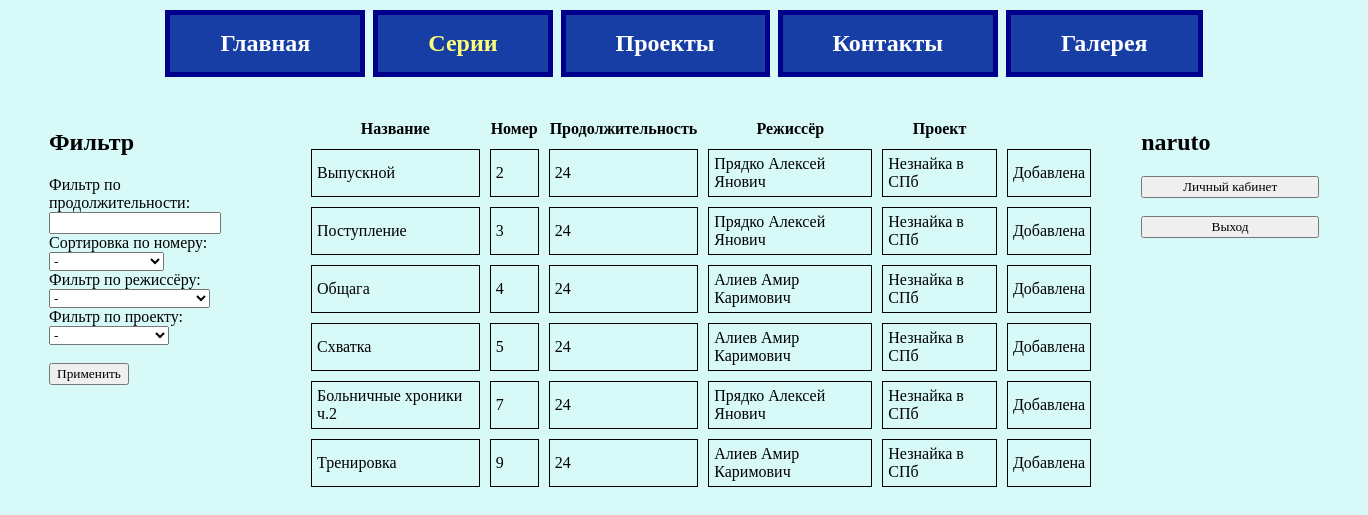
Screenshot of /series.php (signed in) with the database file from the repository.
### tables this page shows
CREATE TABLE `series` (
  `id` int(4) NOT NULL,
  `name` varchar(60) NOT NULL,
  `num` int(3) NOT NULL,
  `duration` int(3) NOT NULL,
  `emp_id` int(4) NOT NULL,
  `project_id` int(4) NOT NULL
);

CREATE TABLE `employees` (
  `id` int(7) NOT NULL,
  `name` varchar(60) NOT NULL,
  `position` varchar(60) NOT NULL,
  `login` varchar(60) NOT NULL,
  `pass` varchar(60) NOT NULL
);

CREATE TABLE `projects` (
  `id` int(4) NOT NULL,
  `name` varchar(60) NOT NULL,
  `genre` varchar(60) NOT NULL,
  `age_limit` varchar(20) NOT NULL,
  `emp_id` int(4) NOT NULL,
  `sponsor_id` int(4) NOT NULL
);

### series.php (the view, shortened to what this page needs)
<!DOCTYPE html>
<html>
<head>
    <link rel="stylesheet" href="style1.css">
    <link rel="stylesheet" href="style2.css">
</head>
<body bgcolor="D7F9F7">
    <link rel="stylesheet" href="style2.css">
    <div class="page">
        <div class="block0">
            <ul class="nav">
                <li><a class="buttons" href="index.php">Главная</a></li>
                <li><a class="mainbuttons" href="series.php">Серии</font></a></li>
                <li><a class="buttons" href="projects.php">Проекты</font></a></li>
                <li><a class="buttons" href="ref.php">Контакты</font></a></li>
        	    <li><a class="buttons" href="sponsors.php">Галерея</font></a></li>
            </ul>
        </div>
        <div class="container">
            <div class="block1" <?php session_start(); if ($_SESSION['user'] == "in"){
                } ?>>
                <h2>Фильтр</h2>
                <form method="GET" action="">
                    <label>Фильтр по продолжительности:</label>
                    <input type="text" name="duration" value="<?php echo isset($_GET['duration']) ? $_GET['duration'] : ''; ?>" />
                    <br>
                    <label>Сортировка по номеру:</label>
                    <select name="sort">
                        <option value="no"<?php if(isset($_GET['sort']) && $_GET['sort'] == 'no') { echo ' selected="selected"'; } ?>>-</option>
                    </select>
                    <br>
                    <?php
                    echo '<label>Фильтр по режиссёру:</label><br>';
                    echo '<select name="rez" id="rez" size="1">';
                    echo '<option value = "no">-</option>';
                    echo '</select>';
                    echo '<br>';
                    echo '<label>Фильтр по проекту:</label><br>';
                    echo '<select name="pro" id="pro" size="1">';
                    echo '<option value = "no">-</option>';
                    echo '</select>';
                    echo '<br><br>';
                    ?>
                    <input type="submit" value="Применить" />
                </form>
            </div>
            <div class="block2">
                    <?php
                include 'db.php';
                $impid= $_SESSION['id_user'];
                $query = "SELECT * FROM series WHERE id IN (SELECT id_ser FROM busket WHERE id_user = $impid)";
                $result = mysqli_query($conn, $query);
                echo '<table>';
                echo '<tr><th>Название</th><th>Номер</th><th>Продолжительность</th><th>Режиссёр</th><th>Проект</th></tr>';
                while ($row = mysqli_fetch_array($result)) {
                    echo '<tr>';
                    echo '<td>' . $row['name'] . '</td>';
                    echo '<td>' . $row['num'] . '</td>';
                    echo '<td>' . $row['duration'] . '</td>';
                    $sql4 = intval($row['emp_id']);
                    $nq = "SELECT name FROM employees WHERE id = $sql4";
                    $itog = mysqli_query($conn, $nq);
                    $row2 = mysqli_fetch_assoc($itog);
                    echo '<td>' .htmlspecialchars($row2['name']). '</td>';
                    $sql5 = intval($row['project_id']);
                    $nq2 = "SELECT name FROM projects WHERE id = $sql5";
                    $itog2 = mysqli_query($conn, $nq2);
                    $row3 = mysqli_fetch_assoc($itog2);
                    echo '<td>' .htmlspecialchars($row3['name']). '</td>';
                    if ($_SESSION['user'] == "in"){
                        $rsql = ($row['id']);
                        $usql = ($_SESSION['id_user']);
                        $nq3 = "SELECT id FROM busket WHERE (id_ser = $rsql AND id_user = $usql)";
                        $itog3 = mysqli_query($conn, $nq3);
                        $row4 = mysqli_fetch_assoc($itog3);
                        if(empty($row4['id'])){
                            echo '<td><form method="POST" action=""><input type="hidden" name="id" value="' . $row['id'] . '"><input type="submit" name="add_to_list" value="+"></form></td>';
                        }
                        else{
                            echo '<td>Добавлена</td>';
                        }
                    }
                    echo '</tr>';
                }
                echo '</table>';
            ?>
            </div>
            <div class="block3">
                <?php
                if ($_SESSION['user'] != "in"){
                    if ($_SESSION['regaut']=="reg"){
                    echo '<form method="POST" style="text-align: left;">
                            <h2>Регистрация</h2>
                            E-Mail:<br><input type="text" style="width:100%;" name="email_register_input" > <br>
                            Логин:<br><input type="text" style="width:100%;" name="login_register_input"> <br>
                            Пароль:<br><input type="password" style="width:100%;" name="password_register_input" > <br>
                            <br>
                            <input style="width:100%;"  type="submit" name="do_register_btn" value="Зарегистрироваться и войти"></input>
                            <br><br>
                            <input style="width:100%;"  type="submit" name="to_auth_btn" value="Авторизация"></input>
                        </form>';
                    }
                    else{
                        echo '<form method="POST" style="text-align: left;">
                            <h2>Авторизация</h2>
                            Логин:<br><input type="text" style="width:100%;" name="login_aut_input"> <br>
                            Пароль:<br><input type="password" style="width:100%;" name="password_aut_input" > <br>
                            <br>
                            <input style="width:100%;"  type="submit" name="run_auth_btn" value="Войти"></input>
                            <br><br>
                            <input style="width:100%;"  type="submit" name="to_reg_btn" value="Регистрация"></input>
                        </form>';
                    }
                }
                else{
                    $tmp = $_SESSION['the_login'];
                    echo '<form method="POST" style="text-align: left;">
                            <h2>';
                    echo $tmp;
                    echo '</h2>';
                    echo '
                            <input style="width:100%;"  type="submit" name="to_lk_btn" value="Личный кабинет"></input>
                            <br><br>
                            <input style="width:100%;"  type="submit" name="exit_btn" value="Выход"></input>
                        </form>';
                }
                ?>
            </div>
        </div>
    </div>
</body>
</html>

### style1.css (style rules this page uses)
.nav li { display: inline; }
ul.nav a { margin: 2px; display: inline-block; padding-right: 50px; padding-left: 50px; padding-top: 15px; padding-bottom: 15px; background-color: #163ea4; border: 5px solid #00008B; text-decoration: none; text-align: center; font-weight: 600; font-size: 150%; }

### style2.css (style rules this page uses)
.container { display: flex; margin-top: 30px; }
.block0 { margin: auto; height: 10%; width: 100%; text-align: center; }
.block1 { height: 900px; width: 230px; margin-right: 40px; margin-left: 40px; }
.block2 { height: 100%; width: 100%; font-family: century gothic; margin-left: 40px; }
.block3 { height: 100%; width: 300px; margin-right: 40px; margin-left: 40px; font-family: century gothic; }
.buttons { font-family: century gothic; color: white; padding: 1px; }
.mainbuttons { font-family: century gothic; color: #FFFF77; }

### series.php (style rules this page uses)
table { border-collapse: separate; border-spacing: 10px; font-family: century gothic; }
td { padding: 5px; border: 1px solid #000; font-family: century gothic; }
label { font-family: century gothic; }
select { font-family: century gothic; }
input { font-family: century gothic; }
h2 { font-family: century gothic; }
a { font-family: century gothic; }

### rows the page displays
series: name "Выпускной", num "2", duration "24", emp.name "Прядко Алексей Янович", project.name "Незнайка в СПб"
series: name "Поступление", num "3", duration "24", emp.name "Прядко Алексей Янович", project.name "Незнайка в СПб"
series: name "Общага", num "4", duration "24", emp.name "Алиев Амир Каримович", project.name "Незнайка в СПб"
series: name "Схватка", num "5", duration "24", emp.name "Алиев Амир Каримович", project.name "Незнайка в СПб"
series: name "Больничные хроники ч.2", num "7", duration "24", emp.name "Прядко Алексей Янович", project.name "Незнайка в СПб"
series: name "Тренировка", num "9", duration "24", emp.name "Алиев Амир Каримович", project.name "Незнайка в СПб"

### other values shown
$tmp "naruto"
